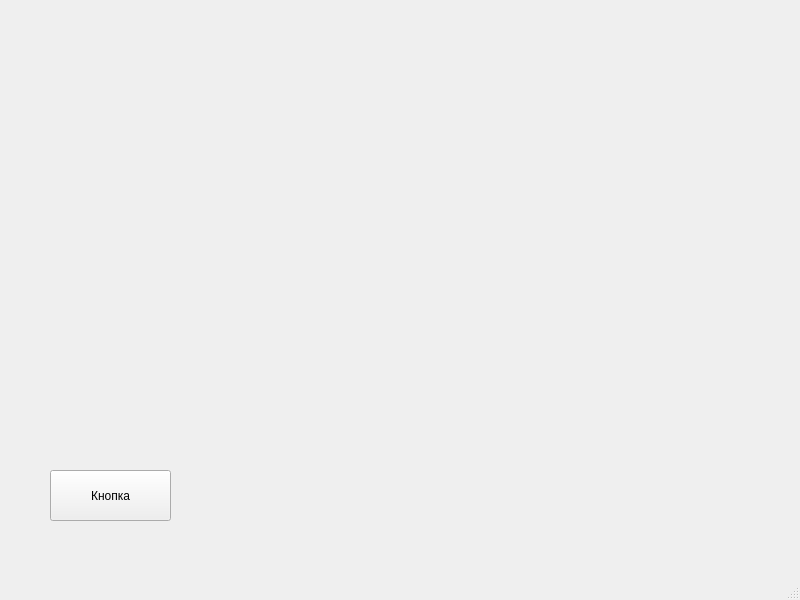
<?xml version="1.0" encoding="UTF-8"?>
<ui version="4.0">
 <class>MainWindow</class>
 <widget class="QMainWindow" name="MainWindow">
  <property name="geometry">
   <rect>
    <x>0</x>
    <y>0</y>
    <width>800</width>
    <height>600</height>
   </rect>
  </property>
  <property name="windowTitle">
   <string>MainWindow</string>
  </property>
  <widget class="QWidget" name="centralwidget">
   <widget class="QPushButton" name="pushButton">
    <property name="geometry">
     <rect>
      <x>50</x>
      <y>470</y>
      <width>121</width>
      <height>51</height>
     </rect>
    </property>
    <property name="text">
     <string>Кнопка</string>
    </property>
   </widget>
  </widget>
  <widget class="QMenuBar" name="menubar">
   <property name="geometry">
    <rect>
     <x>0</x>
     <y>0</y>
     <width>800</width>
     <height>21</height>
    </rect>
   </property>
  </widget>
  <widget class="QStatusBar" name="statusbar"/>
 </widget>
 <resources/>
 <connections/>
</ui>
